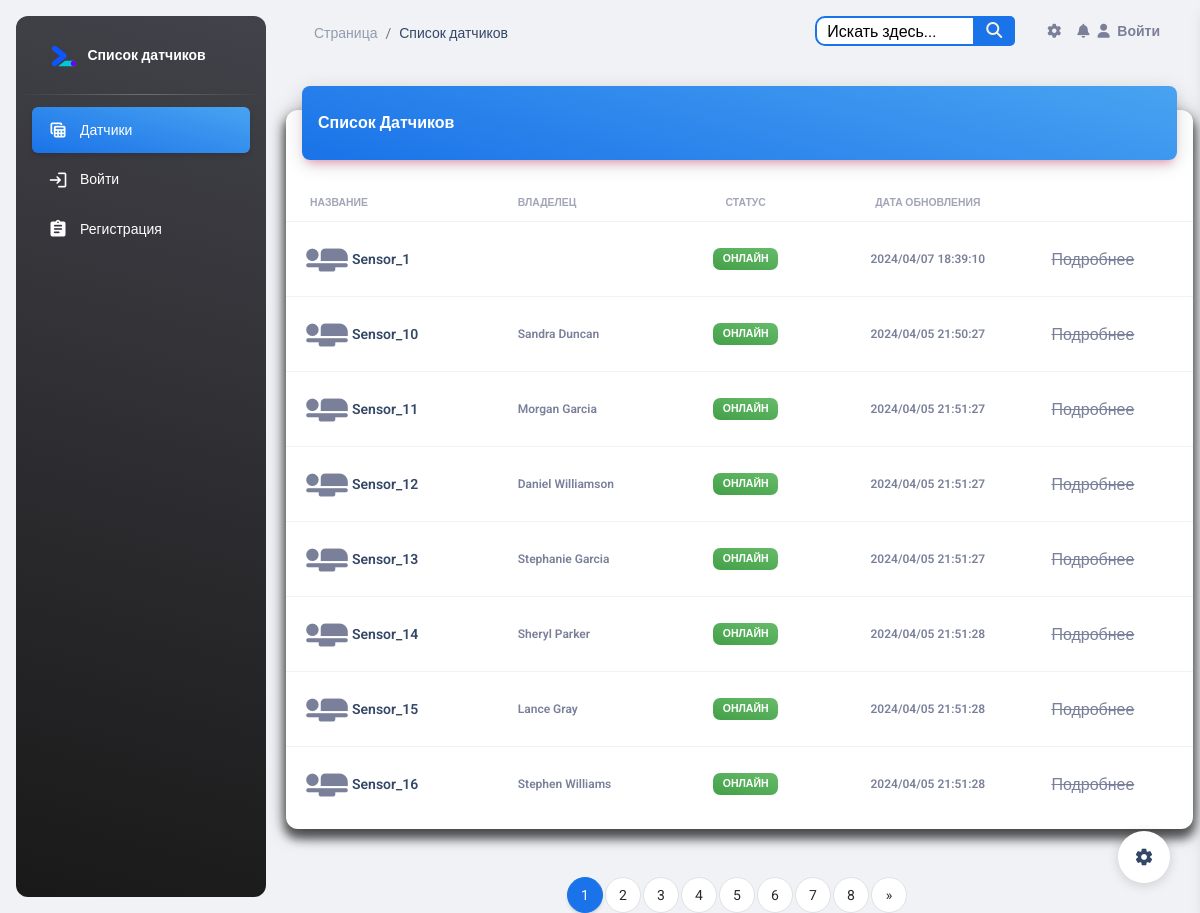
/, run on an earlier commit of the app's database.
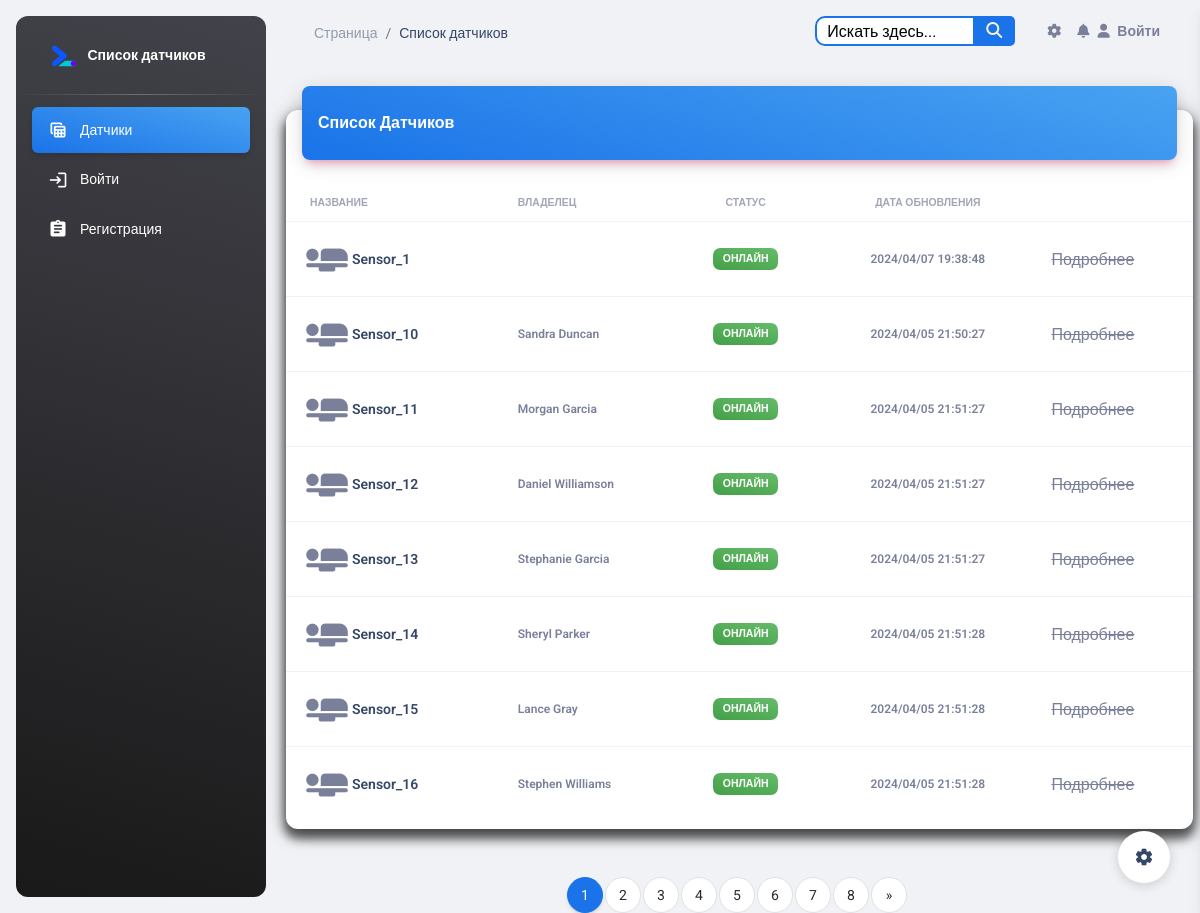
And on a later commit of the database.
### esp_sensor/models.py (models this page shows, shortened)
class Sensor(models.Model):
    id = models.AutoField(primary_key=True)
    name = models.CharField('Имя датчика', max_length=100, unique=True)
    slug = models.SlugField(max_length=255, unique=True, db_index=True, verbose_name="URL")
    description = models.TextField('Описание', blank=True)
    owner = models.CharField("Владелец", max_length=100, blank=True)
    date_added = models.DateTimeField('Дата добавления', auto_now=True)
    country = models.ManyToManyField(Country, blank=True, verbose_name='Страна')
    city = models.ManyToManyField(City, blank=True, verbose_name='Город')
    inclusions = models.IntegerField("Количество включений", default=0)
    power = models.IntegerField(default=0,
                                blank=True,
                                verbose_name='Мощность',
                                validators=[MinValueValidator(0), MaxValueValidator(100)])
    watt = models.IntegerField("Потребление мощности", default=0)
    volt = models.IntegerField("Электрическое напряжение", default=0)
    work = models.BooleanField('Онлайн', default=True)
    blocked = models.BooleanField('Заблокирован', default=False)
    start = models.BooleanField('Старт', default=False)
    temperature = models.FloatField('Температура', default=0)
    fan_speed = models.IntegerField('Скорость кулера', default=0)
    def is_blocked(self):
        return self.blocked
    class Meta:
        verbose_name = 'Датчик'
        verbose_name_plural = 'Датчики'

### esp_sensor/views.py (the view)
# urls.py: path('', SensorListView.as_view(), name='sensor_list'),
class SensorListView(ListView):
    model = Sensor
    template_name = 'sensor/sensor_list.html'
    context_object_name = 'sensors'
    paginate_by = 8
    def get_queryset(self):
        queryset = super().get_queryset()
        queryset = queryset.order_by('name', 'owner', '-blocked', '-date_added')
        return queryset
    def get_context_data(self, **kwargs):
        context = super().get_context_data(**kwargs)
        sensors = context['sensors']
        for sensor in sensors:
            latest_log = sensor.sensorlog_set.last()
            if latest_log:
                sensor.last_updated = latest_log.timestamp
            else:
                sensor.last_updated = sensor.date_added
        return context

### templates/sensor/sensor_list.html (shortened to what the changed rows need)
{% load static %}
{% include 'base.html' %}
<body class="g-sidenav-show  bg-gray-200">
<main class="main-content position-relative max-height-vh-100 h-100 border-radius-lg ">
    <div class="container-fluid py-4">
        <div class="row">
            <div class="col-12">
                <div class="card my-4">
                    <div class="card-body px-0 pb-2">
                        <div class="table-responsive p-0">
                            <table class="table align-items-center mb-0">
                                <thead>
                                <tr>
                                    <th class="text-uppercase text-secondary text-xxs font-weight-bolder opacity-7">
                                        Название
                                    </th>
                                    <th class="text-uppercase text-secondary text-xxs font-weight-bolder opacity-7 ps-2">
                                        Владелец
                                    </th>
                                    <th class="text-center text-uppercase text-secondary text-xxs font-weight-bolder opacity-7">
                                        Статус
                                    </th>
                                    <th class="text-center text-uppercase text-secondary text-xxs font-weight-bolder opacity-7">
                                        Дата обновления
                                    </th>
                                    <th class="text-secondary opacity-7"></th>
                                </tr>
                                </thead>
                                <tbody>
                                {% for sensor in sensors %}
                                    <tr>
                                        <td>
                                            <div class="d-flex px-2 py-1">
                                                <div>
                                                    <i class="material-icons"
                                                       style="font-size: 50px;">airline_seat_flat</i>
                                                </div>
                                                <div class="d-flex flex-column justify-content-center">
                                                    <a href="{% url 'sensor_detail' sensor.pk %}"
                                                       class="text-secondary font-weight-bold text-xs"
                                                       data-toggle="tooltip" data-original-title="Edit user">
                                                        <h6 class="mb-0 text-sm">{{ sensor.name }}</h6>
                                                    </a>
                                                </div>
                                            </div>
                                        </td>
                                        <td>
                                        </td>
                                        <td class="align-middle text-center text-sm">
                                            {% if sensor.is_blocked %}
                                                <span class="badge badge-sm bg-gradient-danger">Заблокирован</span>
                                            {% else %}
                                                {% if sensor.work %}
                                                    <span class="badge badge-sm bg-gradient-success">Онлайн</span>
                                                {% else %}
                                                    <span class="badge badge-sm bg-gradient-secondary">Оффлайн</span>
                                                {% endif %}
                                            {% endif %}
                                        </td>
                                        <td class="align-middle text-center">
                                            <span class="text-secondary text-xs font-weight-bold">{{ sensor.last_updated | date:"Y/m/d H:i:s" }}</span>
                                        </td>
                                        {% if user.is_authenticated %}
                                            <td class="align-middle">
                                                <a href="{% url 'sensor_detail' sensor.pk %}"
                                                   class="text-secondary font-weight-bold text-xs"
                                                   data-toggle="tooltip" data-original-title="Edit user">
                                                    Подробнее
                                                </a>
                                            </td>
                                        {% else %}
                                            <td class="align-middle">
                                                <span style="text-decoration: line-through;">Подробнее</span>
                                            </td>
                                        {% endif %}
                                    </tr>
                                {% endfor %}
                                </tbody>
                            </table>
                        </div>
                    </div>
                </div>
            </div>
        </div>
    </div>
</main>
</body>

What changed in the data, as far as the page shows it:
changed Sensor "Sensor_1": last_updated "2024/04/07 18:39:10" → "2024/04/07 19:38:48"
